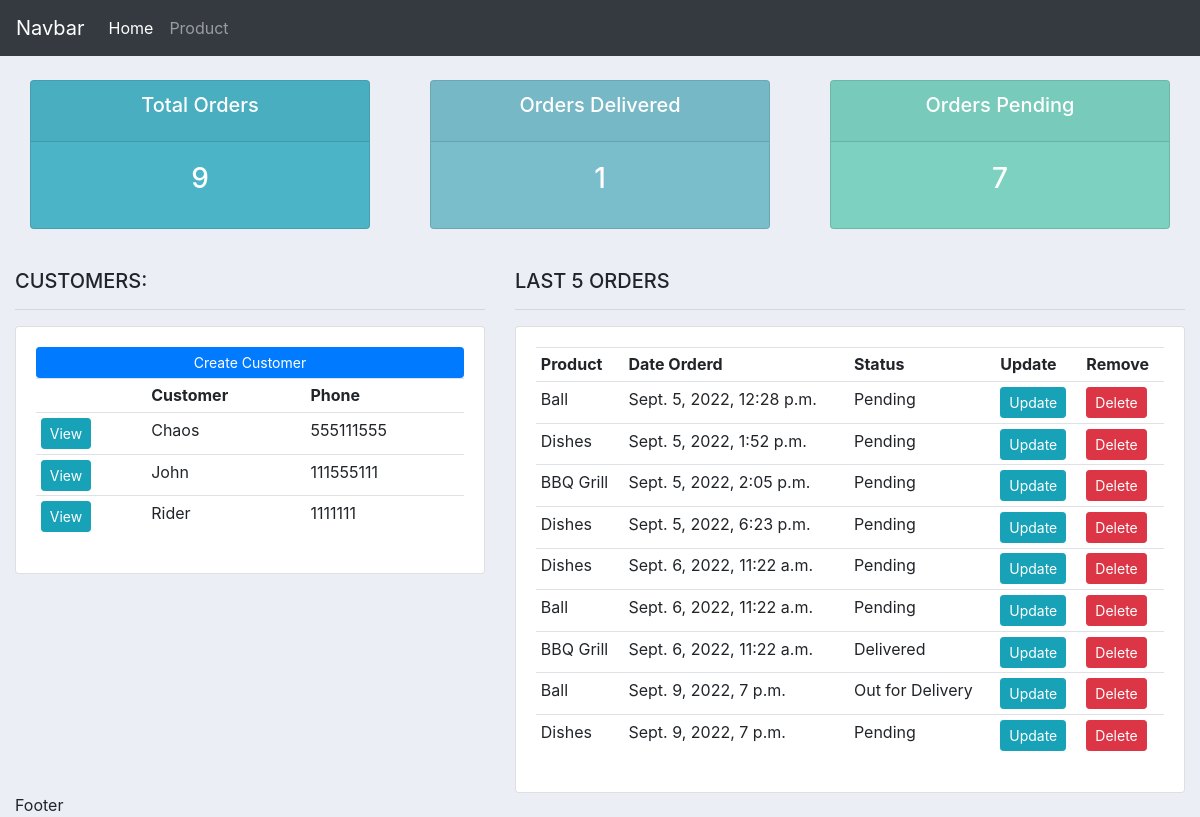
The page / on the database its author committed.
### accounts/models.py (models this page shows, shortened)
class Customer(models.Model):
    name=models.CharField(max_length=200, null=True)
    phone=models.CharField(max_length=200, null=True)
    email=models.CharField(max_length=200, null=True)
    date_created=models.DateTimeField(auto_now_add=True, null=True)

class Order(models.Model):
    STATUS=(
        ('Pending','Pending'),
        ('Out for Delivery','Out for Delivery'),
        ('Delivered','Delivered'),
    )
    customer=  models.ForeignKey(Customer,null=True,on_delete=models.SET_NULL)
    product=  models.ForeignKey(Product,null=True,on_delete=models.SET_NULL)
    date_created=models.DateTimeField(auto_now_add=True, null=True)
    status=models.CharField(max_length=200,null=True,choices=STATUS)
    note = models.CharField(max_length=1000, null=True)

class Product(models.Model):
    CATEGORY=(
        ('Indoor','Indoor'),
        ('Out Door', 'Out Door'),
    )
    name=models.CharField(max_length=200, null=True)
    price=models.FloatField(null=True)
    category=models.CharField(max_length=200, null=True,choices=CATEGORY)
    description=models.CharField(max_length=200, null=True)
    date_created=models.DateTimeField(auto_now_add=True, null=True)
    tag=models.ManyToManyField(Tag)
    def __str__(self):
        return self.name

### accounts/views.py (the view)
# urls.py: 2. Add a URL to urlpatterns:  path('', views.home, name='home')
def home(request):
    orders = Order.objects.all()
    customers = Customer.objects.all()
    total_customers = customers.count()
    total_orders = orders.count()
    delivered = orders.filter(status='Delivered').count()
    pending = orders.filter(status='Pending').count()
    context = {'orders':orders, 'customers':customers,
	'total_orders':total_orders,'delivered':delivered,
	'pending':pending }
    return render(request,'accounts/dashboard.html',context)

### accounts/templates/accounts/dashboard.html
{% extends 'accounts/main.html' %}
{%block content%}
{%  include 'accounts/status.html' %}
<br>
<div class="row">
	<div class="col-md-5">
		<h5>CUSTOMERS:</h5>
		<hr>
		<div class="card card-body">
			<a class="btn btn-primary  btn-sm btn-block" href="">Create Customer</a>
			<table class="table table-sm">
				<tr>
					<th></th>
					<th>Customer</th>
					<th>Phone</th>
				</tr>
					{% for customer in customers %}
						<tr>
							<td><a class="btn btn-sm btn-info" href="{% url 'customer' customer.id %}">View</a></td>
							<td>{{customer.name}}</td>
							<td>{{customer.phone}}</td>
						</tr>
					{% endfor %}
			</table>
		</div>
	</div>
	<div class="col-md-7">
		<h5>LAST 5 ORDERS</h5>
		<hr>
		<div class="card card-body">
			<table class="table table-sm">
				<tr>
					<th>Product</th>
					<th>Date Orderd</th>
					<th>Status</th>
					<th>Update</th>
					<th>Remove</th>
				</tr>
				{% for order in orders%}
				<tr>
					<td>{{order.product}}</td>
					<td>{{order.date_created}}</td>
					<td>{{order.status}}</td>
					<td><a class="btn btn-sm btn-info" href="{% url 'update_order' order.id %}">Update</a></td>
					<td><a class="btn btn-sm btn-danger" href="{% url 'delete_order' order.id %}">Delete</a></td>
				</tr>
				{% endfor %}
			</table>
		</div>
	</div>
</div>
{%endblock%}

### accounts/templates/accounts/main.html (shortened to what this page needs)
<!DOCTYPE html>
<html>
    <head>
        {% load static %}
        <link rel="stylesheet" href="https://cdn.jsdelivr.net/npm/bootstrap@4.4.1/dist/css/bootstrap.min.css">
        <link rel="stylesheet" type="text/css" href="{% static '/css/main.css' %}">
    </head>
    <body>
        {% include 'accounts/navbar.html' %}
        <div class="container-fluid">
        {%block content%}
        {% endblock %}
    <footer>Footer</footer>
    </body>
</html>

### accounts/templates/accounts/navbar.html (shortened to what this page needs)
{% load static %}
<nav class="navbar navbar-expand-lg navbar-dark bg-dark">
    <a class="navbar-brand" href="#">Navbar</a>
    <div class="collapse navbar-collapse" id="navbarNav">
      <ul class="navbar-nav">
        <li class="nav-item active">
          <a class="nav-link" href="{% url 'home' %}">Home <span class="sr-only">(current)</span></a>
        </li>
        <li class="nav-item">
            <a class="nav-link" href="{% url 'product' %}">Product</a>
          </li>
      </ul>
    </div>
  </nav>

### accounts/templates/accounts/status.html
<br>
<div class="row">
	<div class="col">
		<div class="col-md">
			<div class="card text-center text-white  mb-3" id="total-orders">
			  	<div class="card-header">
			  		<h5 class="card-title">Total Orders</h5>
			  	</div>
			  	<div class="card-body">
			    	<h3 class="card-title">{{total_orders}}</h3>
			  	</div>
			</div>
		</div>
	</div>
	<div class="col">
		<div class="col-md">
			<div class="card text-center text-white  mb-3" id="orders-delivered">
			  	<div class="card-header">
			  		<h5 class="card-title">Orders Delivered</h5>
			  	</div>
			  	<div class="card-body">
			    	<h3 class="card-title">{{delivered}}</h3>
			  	</div>
			</div>
		</div>
	</div>
	<div class="col">
		<div class="col-md">
			<div class="card text-center text-white  mb-3" id="orders-pending">
			  	<div class="card-header">
			  		<h5 class="card-title">Orders Pending</h5>
			  	</div>
			  	<div class="card-body">
			    	<h3 class="card-title">{{pending}}</h3>
			  	</div>
			</div>
		</div>
	</div>
</div>

### static/css/main.css (style rules this page uses)
body { background-color: #ebeff5; }
#total-orders { background-color: #4cb4c7; }
#orders-delivered { background-color: #7abecc; }
#orders-pending { background-color: #7CD1C0; }

### rows shown on the page
Customer: name "Chaos", phone "555111555"
Customer: name "John", phone "111555111"
Customer: name "Rider", phone "1111111"
Order: product "Ball", date_created "Sept. 5, 2022, 12:28 p.m.", status "Pending"
Order: product "Dishes", date_created "Sept. 5, 2022, 1:52 p.m.", status "Pending"
Order: product "BBQ Grill", date_created "Sept. 5, 2022, 2:05 p.m.", status "Pending"
Order: product "Dishes", date_created "Sept. 5, 2022, 6:23 p.m.", status "Pending"
Order: product "Dishes", date_created "Sept. 6, 2022, 11:22 a.m.", status "Pending"
Order: product "Ball", date_created "Sept. 6, 2022, 11:22 a.m.", status "Pending"
Order: product "BBQ Grill", date_created "Sept. 6, 2022, 11:22 a.m.", status "Delivered"
Order: product "Ball", date_created "Sept. 9, 2022, 7 p.m.", status "Out for Delivery"
Order: product "Dishes", date_created "Sept. 9, 2022, 7 p.m.", status "Pending"

### other values the page prints
{{ total_orders }} "9"
{{ delivered }} "1"
{{ pending }} "7"
